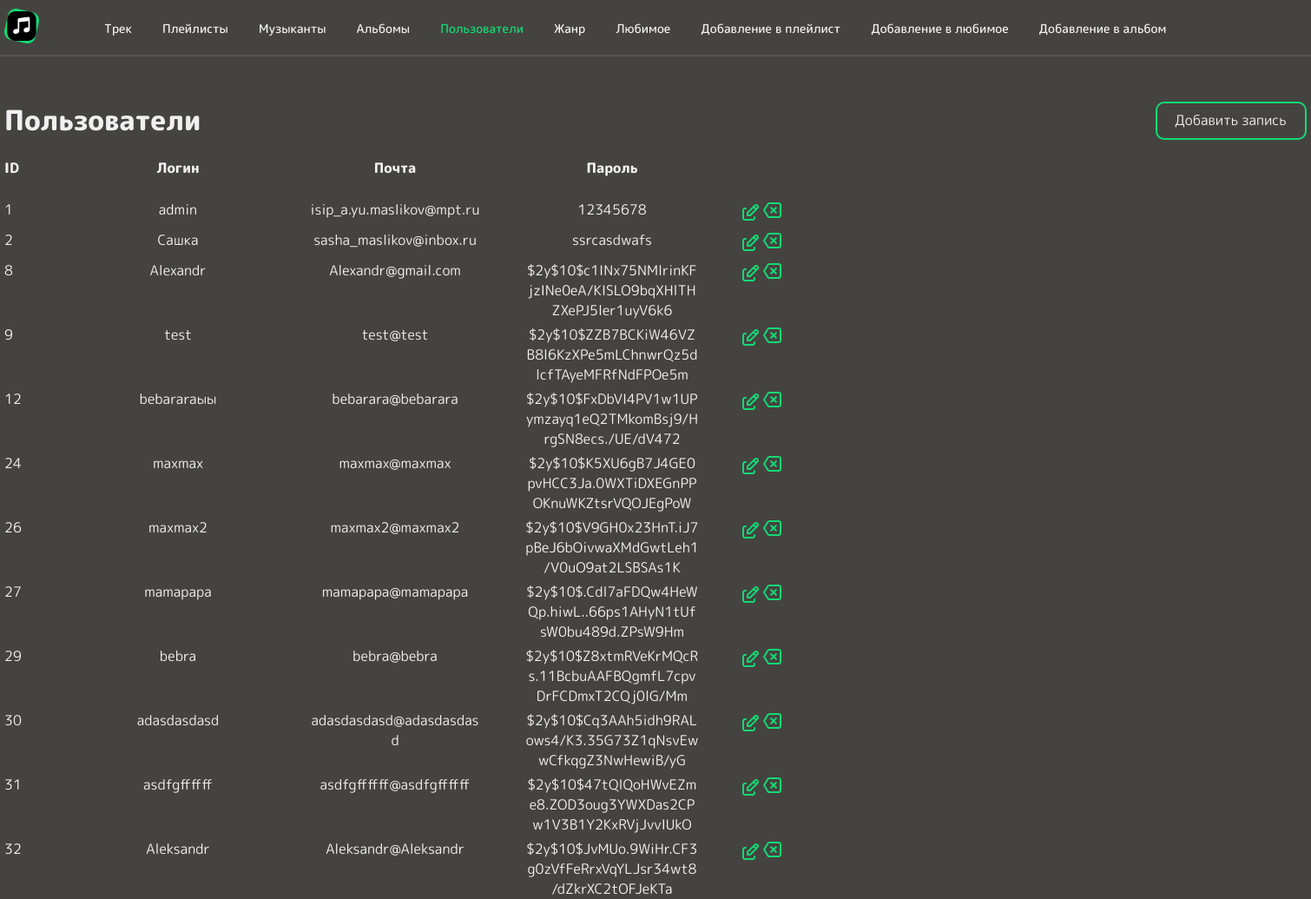
/users-panel.php (signed in), run on the app's committed database.
### tables this page shows
CREATE TABLE `users` (
  `ID_users` int NOT NULL,
  `login` varchar(100) DEFAULT NULL,
  `email` varchar(100) DEFAULT NULL,
  `password` varchar(100) DEFAULT NULL,
  `profile_photo` varchar(100) NOT NULL,
  `ID_role` int DEFAULT NULL
);

### users-panel.php (the view, shortened to what this page needs)
<?php
include "./php_connect/connect.php";
?>
<!DOCTYPE html>
<html lang="en">
<head>
    <link rel="stylesheet" href="./scss/main.css">
</head>
<body>
    <header>
        <div class="admin-container">
            <ul class="main-menu-panel">
                <li class="main-menu_item"><a href="./index-panel.php" class="main-menu__link"><img src="./images/svg/logo_green.svg" alt="logo_purple" class="logo_purple"></a></li>
                <li class="main-menu-panel_item"><a href="./track-panel.php" class="menu-item-panel">Трек</a></li>
                <li class="main-menu-panel_item"><a href="./playlists-panel.php" class="menu-item-panel">Плейлисты</a></li>
                <li class="main-menu-panel_item"><a href="./musicians-panel.php" class="menu-item-panel">Музыканты</a></li>
                <li class="main-menu-panel_item"><a href="./albums-panel.php" class="menu-item-panel">Альбомы</a></li>
                <li class="main-menu-panel_item"><a href="./users-panel.php" class="menu-item-panel admin-menu-pressed">Пользователи</a></li>
                <li class="main-menu-panel_item"><a href="./genre-panel.php" class="menu-item-panel">Жанр</a></li>
                <li class="main-menu-panel_item"><a href="./favorite-panel.php" class="menu-item-panel">Любимое</a></li>
                <li class="main-menu-panel_item"><a href="./adding_to_a_playlist-panel.php" class="menu-item-panel">Добавление в плейлист</a></li>
                <li class="main-menu-panel_item"><a href="./adding_in_favorite-panel.php" class="menu-item-panel">Добавление в любимое</a></li>
                <li class="main-menu-panel_item"><a href="./adding_in_album-panel.php" class="menu-item-panel">Добавление в альбом</a></li>
            </ul>
        </div>
        <hr>
    </header>
    <div class="div-title-admin">
        <div class="admin-container">
            <div class="add-btn-divs">
                <div class="div-title-admin">
                    <h1 class="title-admin">Пользователи</h1>
                </div>
                <div class="btn_add">
                    <a href="./create_user.php">Добавить запись</a>
                </div>
            </div>
        </div>
    </div>
    <div class="table">
        <div class="admin-container">
            <div class="table_row title">
                <div class="table_sell id">
                    <p class="admin_table_cell_first">ID</p>
                </div>
                <div class="table_sell">
                    <p class="admin_table_cell-text margin-admin-user-table">Логин</p>
                </div>
                <div class="table_sell">
                    <p class="admin_table_cell-text margin-admin-user-table">Почта</p>
                </div>
                <div class="table_sell">
                    <p class="admin_table_cell-text margin-admin-user-table">Пароль</p>
                </div>
            </div>
        </div>
    </div>
    <?php
    $qInfoUser = "SELECT * FROM `users`";
    $resInfoUser = mysqli_query($connect, $qInfoUser) or die(mysqli_error($connect));
    while ($InfoUser = mysqli_fetch_object($resInfoUser)) {
        echo "
    <div class=\"body-table\">
        <div class=\"admin-container\">
            <div class=\"admin_table_row\">
                <div class=\"admin_table_cell_first admin_projects_table_id\">
                    <p>$InfoUser->ID_users</p>
                </div>
                <div class=\"admin_table_cell admin_projects_table_name\">
                    <p class=\"admin_table_cell-text margin-admin-user-table\">$InfoUser->login</p>
                </div>
                <div class=\"admin_table_cell admin_projects_table_id_order\">
                    <p class=\"admin_table_cell-text margin-admin-user-table\">$InfoUser->email</p>
                </div>
                <div class=\"admin_table_cell admin_projects_table_id_order\">
                    <p class=\"admin_table_cell-text margin-admin-user-table\">$InfoUser->password</p>
                </div>
                <div class=\"admin_projects_table_act\">
                    <a href=\"edit_users.php?idA=$InfoUser->ID_users\"><img class=\"admin_table_act_image\" src=\"./images/svg/edit_green.svg\"></a>
                <a href=\"?ID_users=$InfoUser->ID_users\"><img class=\"admin_table_act_image\" src=\"./images/svg/delete_green.svg\"></a>
            </div>
        </div>
    </div>
";
    }
    ?>
</body>
</html>

### scss/main.css (style rules this page uses)
body { background-color: #454340; }
* { font-family: "M PLUS Rounded 1c"; color: #F0F0F0; padding: 0px; margin: 0px; }
.main-menu_item { margin: 0 75px 0 0; }
.main-menu__link { cursor: pointer; }
hr { width: 100%; display: block; height: 1px; border: 0; border-top: 2px solid #575454; margin: 0px; padding: 0; position: absolute; }
li { list-style-type: none; }
a { text-decoration: none; }
.main-menu-panel { display: flex; list-style-type: none; align-items: center; width: 100%; font-weight: 500; margin: 10px 0 8px 0; font-size: 14px; }
.main-menu-panel_item { margin: 0 35px 0 0; }
.table { margin: 0 0 10px 0; }
.table_row { display: flex; }
.admin_table_row { display: flex; }
.admin-container { max-width: 1500px; width: 100%; margin: 0 auto; }
.admin_table_cell_first { width: 100px; }
.body-table { margin: 5px 0 0 0; }
.admin_table_cell-text { width: 200px; word-wrap: break-word; text-align: center; }
.title { margin-bottom: 25px; font-weight: 800; }
.add-btn-divs { display: flex; align-items: center; margin: 60px 0 20px 0; width: 1500px; justify-content: space-between; }
.btn_add { width: 150px; height: 40px; border: 2px solid #12DB74; border-radius: 10px; display: flex; align-items: center; text-align: center; padding: 0 0 0 20px; }
.admin-menu-pressed { color: #12DB74; }
.margin-admin-user-table { margin: 0 50px 0 0; }

### data on the page
users: ID_users "1", login "admin", email "isip_a.yu.maslikov@mpt.ru", password "12345678"
users: ID_users "2", login "Сашка", email "sasha_maslikov@inbox.ru", password "ssrcasdwafs"
users: ID_users "8", login "Alexandr", email "Alexandr@gmail.com", password "$2y$10$c1INx75NMlrinKFjzINe0eA/KISLO9bqXHlTHZXePJ5ler1uyV6k6"
users: ID_users "9", login "test", email "test@test", password "$2y$10$ZZB7BCKiW46VZB8l6KzXPe5mLChnwrQz5dlcfTAyeMFRfNdFPOe5m"
users: ID_users "12", login "bebararaыы", email "bebarara@bebarara", password "$2y$10$FxDbVI4PV1w1UPymzayq1eQ2TMkomBsj9/HrgSN8ecs./UE/dV472"
users: ID_users "24", login "maxmax", email "maxmax@maxmax", password "$2y$10$K5XU6gB7J4GE0pvHCC3Ja.0WXTiDXEGnPPOKnuWKZtsrVQOJEgPoW"
users: ID_users "26", login "maxmax2", email "maxmax2@maxmax2", password "$2y$10$V9GH0x23HnT.iJ7pBeJ6bOivwaXMdGwtLeh1/V0uO9at2LSBSAs1K"
users: ID_users "27", login "mamapapa", email "mamapapa@mamapapa", password "$2y$10$.Cdl7aFDQw4HeWQp.hiwL..66ps1AHyN1tUfsW0bu489d.ZPsW9Hm"
users: ID_users "29", login "bebra", email "bebra@bebra", password "$2y$10$Z8xtmRVeKrMQcRs.11BcbuAAFBQgmfL7cpvDrFCDmxT2CQj0lG/Mm"
users: ID_users "30", login "adasdasdasd", email "adasdasdasd@adasdasdasd", password "$2y$10$Cq3AAh5idh9RALows4/K3.35G73Z1qNsvEwwCfkqgZ3NwHewiB/yG"
users: ID_users "31", login "asdfgffffff", email "asdfgffffff@asdfgffffff", password "$2y$10$47tQlQoHWvEZme8.ZOD3oug3YWXDas2CPw1V3B1Y2KxRVjJvvIUkO"
users: ID_users "32", login "Aleksandr", email "Aleksandr@Aleksandr", password "$2y$10$JvMUo.9WiHr.CF3g0zVfFeRrxVqYLJsr34wt8/dZkrXC2tOFJeKTa"
